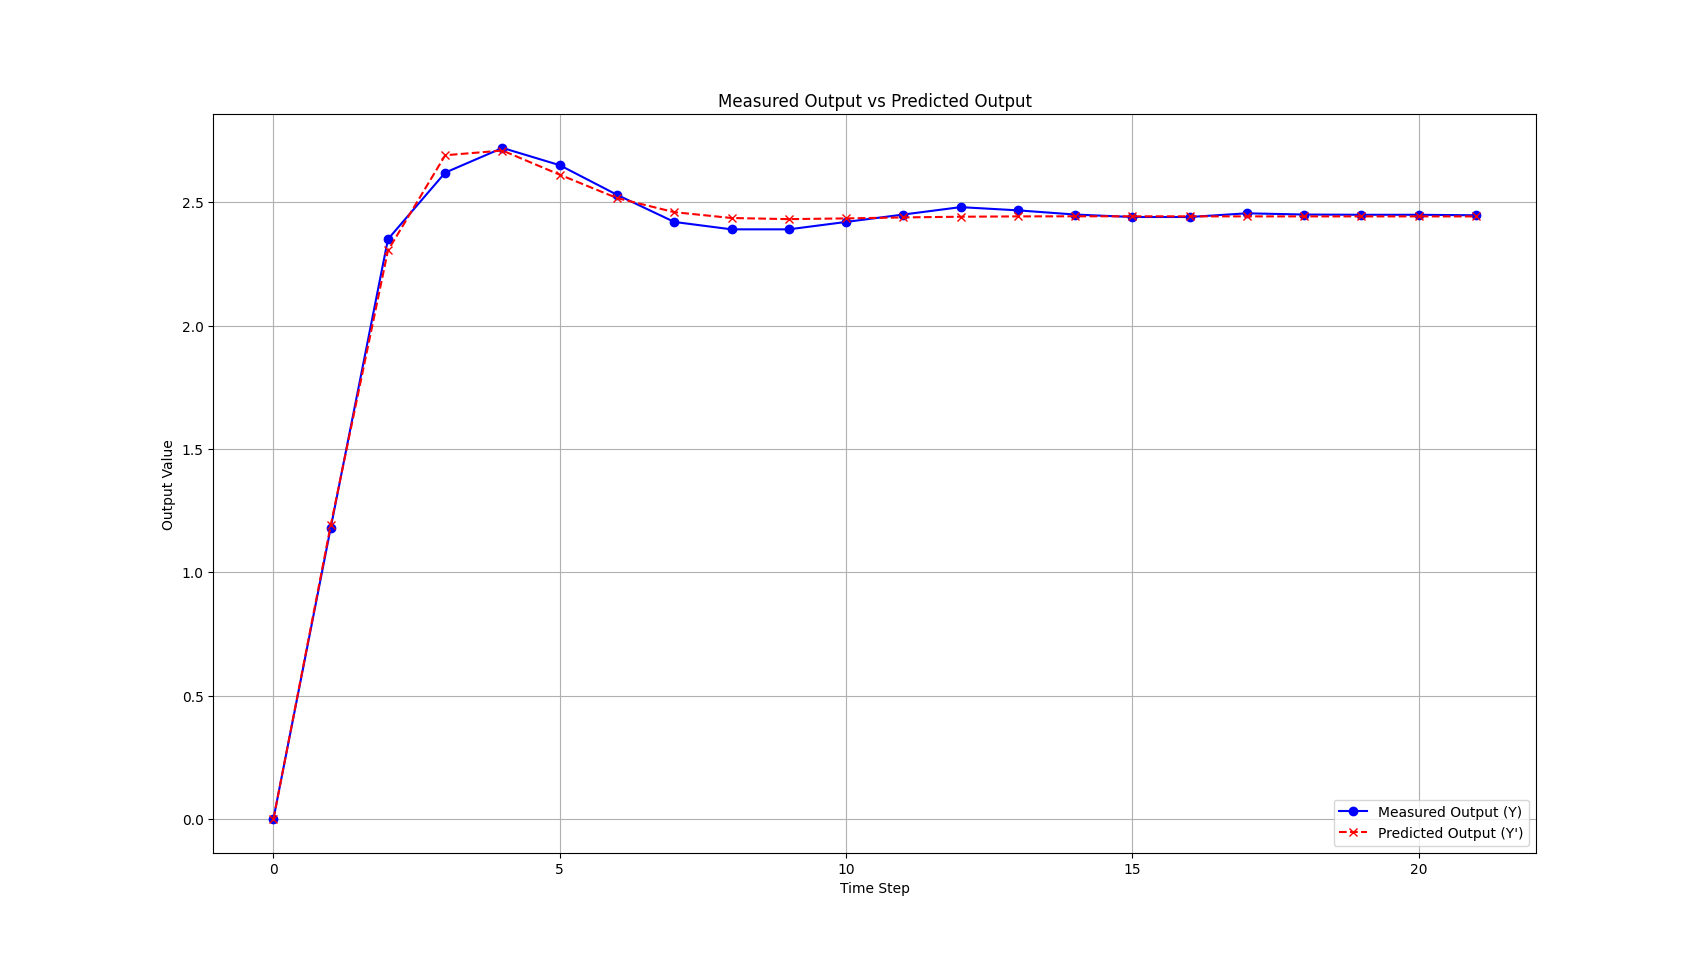

The script that drew this image:
import numpy as np
from scipy.optimize import minimize
import matplotlib.pyplot as plt

# Regulator model
def f(X, Y, params, i):
    a1, a2, a3, a4, a5 = params

    y =   a1 * X[i]\
        + a2 * (X[i - 1] if i - 1 >= 0 else 0)\
        + a3 * (X[i - 2] if i - 2 >= 0 else 0)\
        - a4 * (Y[i - 1] if i - 1 >= 0 else 0)\
        - a5 * (Y[i - 2] if i - 2 >= 0 else 0)

    
    return y


def J(params, X, Y):
    Y_pred = np.zeros_like(Y)
    for i in range(len(Y)):
        Y_pred[i] = f(X, Y_pred, params, i)
    return np.mean((Y - Y_pred) ** 2)

def optimize_params(X, Y, initial_params):
    # Minimize the MSE
    result = minimize(J, initial_params, args=(X, Y))
    return result.x, result.fun


Y = np.array([
        0.001, 1.18, 2.35, 2.62, 2.72, 2.65, 2.53, 2.42, 
        2.39, 2.39, 2.42, 2.45, 2.48, 2.467, 2.45, 
        2.44, 2.44, 2.455, 2.45, 2.449, 2.449, 2.447
    ])
X = [(0.0 if i == 0 else 1.0) for i in range(len(Y))]


initial_params = np.array([1.0, 0.0, 0.0, 0.0, 0.0])  # Example initial parameters
optimized_params, min_mse = optimize_params(X, Y, initial_params)



# Results
print(f"Optimized Parameters: {optimized_params}")
print(f"Minimum Mean Square Error: {min_mse}")

Y_pred = np.zeros_like(Y)
for i in range(len(Y)):
    Y_pred[i] = f(X, Y_pred, optimized_params, i)

plt.figure(figsize=(10, 6))
plt.plot(Y, 'o-', label='Measured Output (Y)', color='blue')
plt.plot(Y_pred, 'x--', label='Predicted Output (Y\')', color='red')
plt.title('Measured Output vs Predicted Output')
plt.xlabel('Time Step')
plt.ylabel('Output Value')
plt.legend(loc='lower right')
plt.grid()
plt.show()
